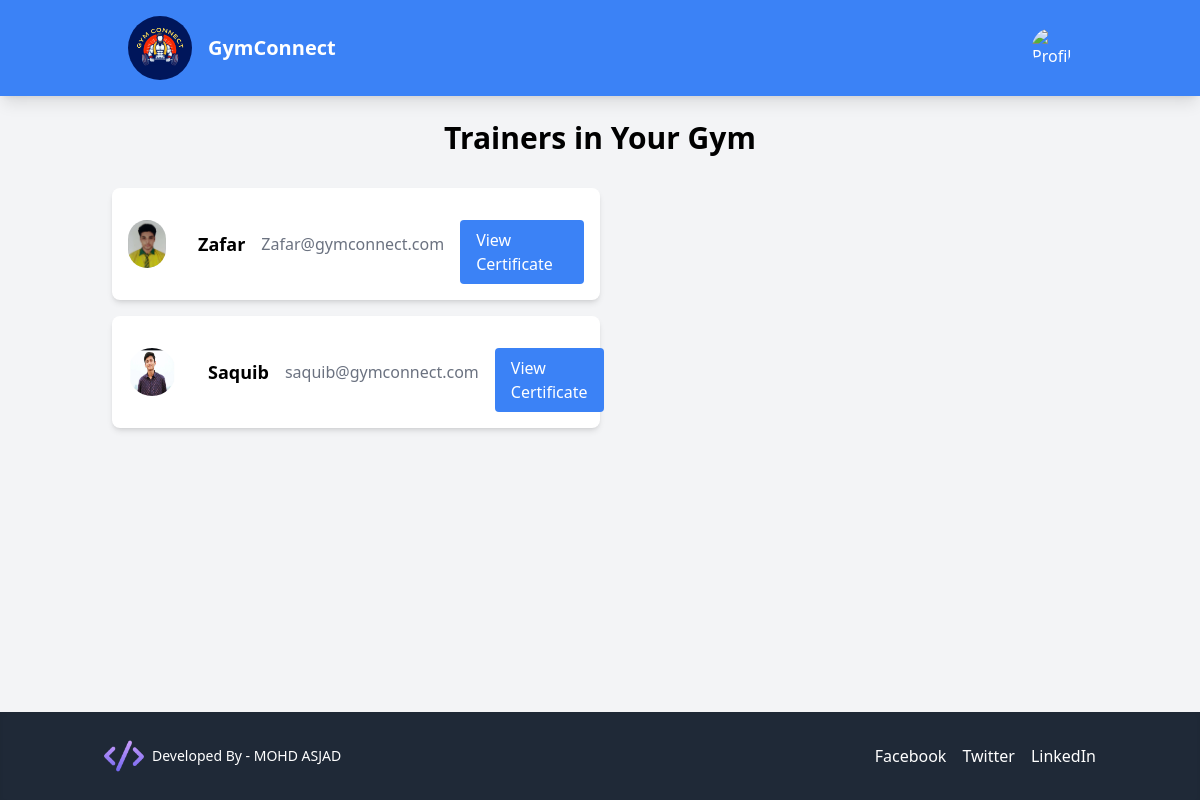
Before: /gym-owner/list-trainers/ (signed in) with the older database file.
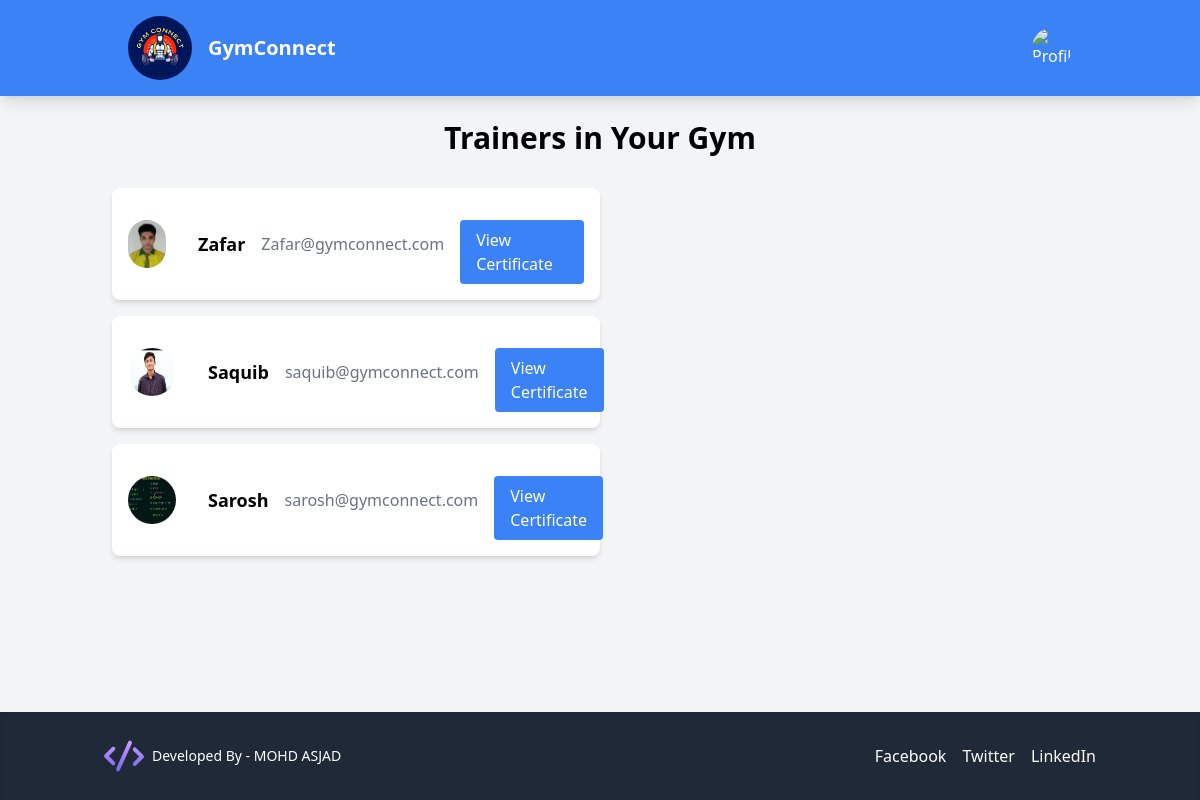
After: the same page with the newer database file.
### accounts/models.py (models this page shows, shortened)
class BaseUser(AbstractBaseUser, PermissionsMixin):
    email = models.EmailField(unique=True)
    password = models.CharField(max_length=128)
    is_active = models.BooleanField(default=True)
    is_staff = models.BooleanField(default=False)
    objects = BaseUserManager()
    USERNAME_FIELD = 'email'
    REQUIRED_FIELDS = []

class Trainer(BaseUser):
    def default_gym_owner():
        try:
            return Trainer.objects.get(email="default@gymconnect.com").id
        except Trainer.DoesNotExist:
            return None  # or a default valid ID if you prefer
    name = models.CharField(max_length=255)
    gym_id = models.ForeignKey(GymOwner, on_delete=models.CASCADE, blank=True, null=True, default=default_gym_owner)  # Using callable for default
    contact_no = models.CharField(max_length=10, null= True)
    address = models.CharField(max_length=255,blank=True, null=True)
    city = models.CharField(max_length=100, blank=True, null=True)
    state = models.CharField(max_length=100, blank=True, null=True)
    profile_picture = models.ImageField(upload_to='profile_pictures/', blank=True, null=True)
    certificate_image = models.ImageField(upload_to='certificates/', blank=True, null=True)

class BaseUser(AbstractBaseUser, PermissionsMixin):
    email = models.EmailField(unique=True)
    password = models.CharField(max_length=128)
    is_active = models.BooleanField(default=True)
    is_staff = models.BooleanField(default=False)
    objects = BaseUserManager()
    USERNAME_FIELD = 'email'
    REQUIRED_FIELDS = []

### gymOwner/views.py (the view)
# urls.py: path('list-trainers/', views.list_trainers, name='list_trainers'),
@login_required
def list_trainers(request):
    gym_id = request.user
    trainers = Trainer.objects.filter(gym_id=gym_id.id)  # Assuming Trainer model is defined
    return render(request, 'gymOwner/trainers_list.html', {'trainers': trainers})

### gymOwner/templates/gymOwner/trainers_list.html (shortened to what this page needs)
<!DOCTYPE html>
<html lang="en">
<head>
    <script src="https://cdn.tailwindcss.com"></script>
</head>
<body class="bg-gray-100 font-sans min-h-screen flex flex-col">
{% load static %}
    <header class="bg-blue-500 text-white py-4 shadow-lg">
      <div class="container mx-auto flex items-center justify-between">
        <div class="flex items-center space-x-4 px-10">
          <a href="{% url 'gym_owner_deshboard' %}">
            <img src="{% static 'core/image/logo.png' %}" class="w-16 h-16 rounded-full" alt="GymConnect Logo" />
          </a>
          <div class="text-xl font-semibold">GymConnect</div>
        </div>
        <nav class="relative px-10">
          <a href="{% url 'logout' %}">
            <img src="{{ request.user.profile.profile_picture.url }}" class="w-10 h-10 rounded-full object-cover" alt="Profile Picture" />
          </a>
        </nav>
      </div>
    </header>
    <div class="container mx-auto p-6 ">
        <h1 class="text-3xl font-bold text-center mb-8">Trainers in Your Gym</h1>
        {% if trainers %}
            <ul class="space-y-4">
                {% for trainer in trainers %}
                    <li class="bg-white w-1/2 p-4 rounded-lg shadow-md transform hover:scale-105 transition duration-300">
                        <div class="flex items-center justify-between space-x-4">
                            <img src="{{ trainer.profile_picture.url }}" class="w-12 h-12 rounded-full mr-4" alt="{{ trainer.name }}'s Profile Picture" />
                                <p class="text-lg font-semibold">{{ trainer.name }}</p>
                                <p class="text-gray-500">{{ trainer.email }}</p>
                            <a href="{{ trainer.certificate_image.url }}" target="_blank" class="mt-4 inline-block bg-blue-500 text-white py-2 px-4 rounded hover:bg-blue-700 transition duration-300">
                                    View Certificate
                                </a>
                        </div>
                    </li>
                {% endfor %}
            </ul>
        {% else %}
            <p class="text-center text-red-500 text-xl">No trainers found for this gym.</p>
        {% endif %}
    </div>
    <footer class="bg-gray-800 text-white py-6 shadow-inner mt-auto">
      <div class="container mx-auto flex items-center justify-between px-4">
        <div class="footer-logo flex items-center">
          <img src="{% static 'core/image/footer-logo.png' %}" class="w-10 h-10 rounded-full hover:scale-105 transition-transform duration-300" alt="Footer Logo" />
          <span class="ml-2 text-sm font-medium">Developed By - MOHD ASJAD</span>
        </div>
        <div class="social-links flex space-x-4">
          <a href="#" class="hover:text-blue-400 transition duration-200">Facebook</a>
          <a href="#" class="hover:text-blue-400 transition duration-200">Twitter</a>
          <a href="#" class="hover:text-blue-400 transition duration-200">LinkedIn</a>
        </div>
      </div>
    </footer>
</body>
</html>

Changed rows visible on the page:
added Trainer: profile_picture (picture), name "Sarosh", email "sarosh@gymconnect.com"
